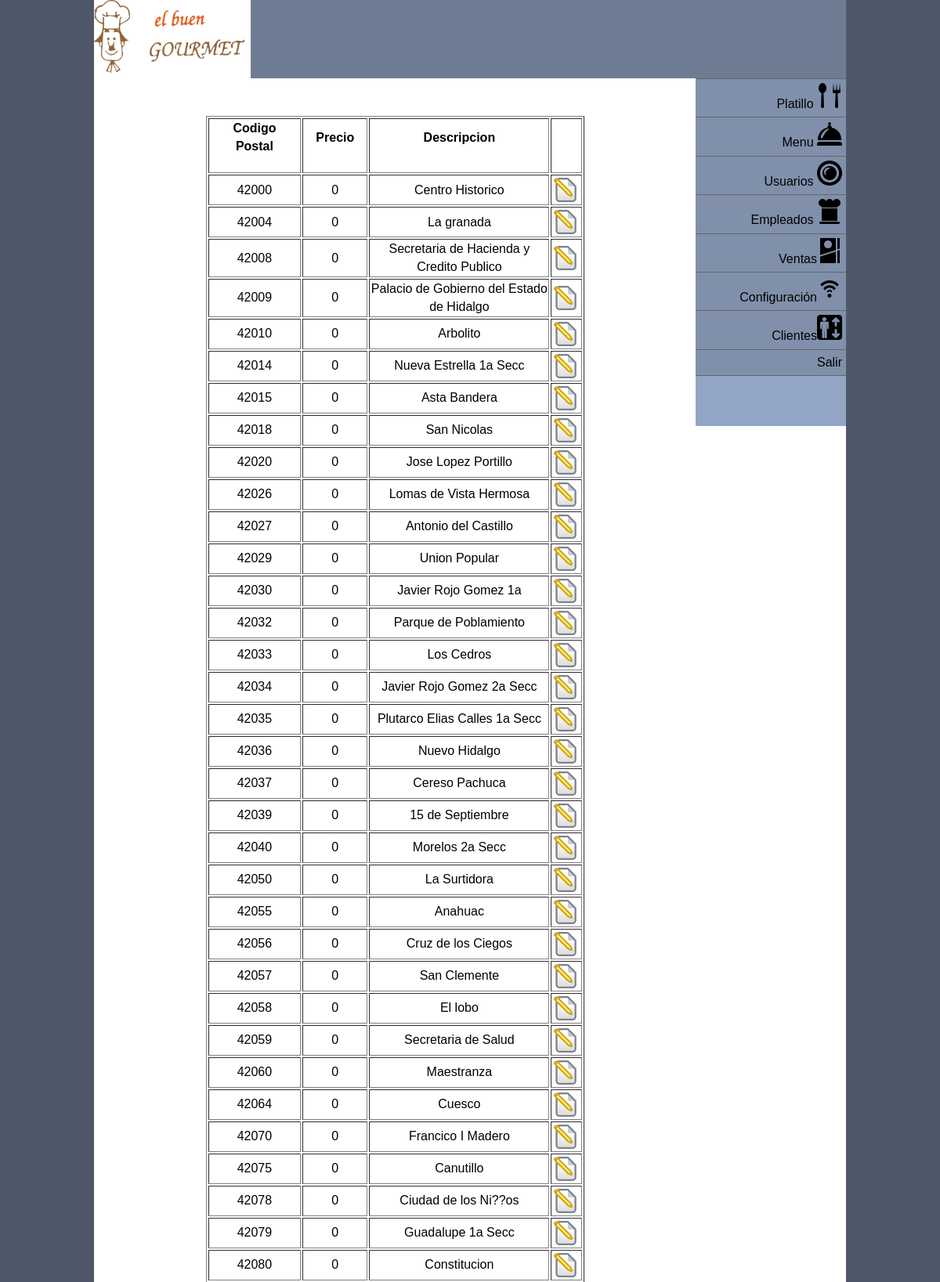
The app's page /System/Templates/Cod_pos/Ver_cp.php (signed in, upper part) with its own data.
### tables this page shows
CREATE TABLE `cat_cp` (
  `cp` varchar(10) NOT NULL,
  `precio` double NOT NULL,
  `descripcion` varchar(225) DEFAULT NULL,
  PRIMARY KEY (`cp`)
);

### System/Templates/Cod_pos/Ver_cp.php (the view, shortened to what this page needs)
<?php require_once('../../Connections/COnexionGourmet.php'); ?>
<?php
$query_cp = "SELECT * FROM cat_cp";
$cp = mysql_query($query_cp, $COnexionGourmet) or die(mysql_error());
$row_cp = mysql_fetch_assoc($cp);
?>
<!DOCTYPE html PUBLIC "-//W3C//DTD XHTML 1.0 Transitional//EN" "http://www.w3.org/TR/xhtml1/DTD/xhtml1-transitional.dtd">
<html xmlns="http://www.w3.org/1999/xhtml">
<head>
</head>
<body>
<div class="container">
  <div class="header"><a href="../../menuAdmin.php"><img src="../../Img/logox.jpg" width="200" height="100" /></a></div>
  <div class="sidebar1">
    <div align="right">
      <ul class="nav">
        <li><a href="../../MenuPlatillo.php">Platillo <img src="../../Img/icons/spoon-fork.png" width="32" height="32" /></a></li>
        <li><a href="../../Menumenu.php">Menu <img src="../../Img/icons/bell.png" width="32" height="32" /></a></li>
        <li><a href="../../menu%20usuarios.php">Usuarios <img src="../../Img/icons/plate.png" width="32" height="32" /></a></li>
        <li><a href="../../menu%20empleado.php">Empleados <img src="../../Img/icons/chef-hat.png" width="32" height="32" /></a></li>
        <li><a href="../../menuVentas.php">Ventas<img src="../../Img/icons/menu-card.png" width="32" height="32" alt="Administrar ventas" /></a></li>
        <li><a href="../../menuConfiguracion.php">Configuración<img src="../../Img/icons/wifi.png" width="32" height="32" /></a></li>
        <li><a href="../../Menu%20Clientes.php">Clientes<img src="../../Img/icons/lift.png" width="32" height="32" alt="clientes" /></a></li>
        <li><a href="../../Loging.php">Salir</a></li>
      </ul>
    </div>
    <p align="right">&nbsp;</p>
  </div>
  <div class="content">
    <p>&nbsp;</p>
    <div align="center">
      <table width="483" border="1">
        <tr>
          <td><div align="center">
            <h4>Codigo Postal</h4>
          </div></td>
          <td><div align="center">
            <h4>Precio</h4>
          </div></td>
          <td><div align="center">
            <h4>Descripcion</h4>
          </div></td>
          <td><div align="center"></div></td>
        </tr>
        <?php do { ?>
          <tr>
            <td><div align="center"><?php echo $row_cp['cp']; ?></div></td>
            <td><div align="center"><?php echo $row_cp['precio']; ?></div></td>
            <td><div align="center"><?php echo $row_cp['descripcion']; ?></div></td>
            <td><div align="center"><a href="editar.php?cp=<?php echo $row_cp['cp']?>"><img src="../../Img/modif.png" width="35" height="35" /></a></div></td>
          </tr>
          <?php } while ($row_cp = mysql_fetch_assoc($cp)); ?>
      </table>
    </div>
  </div>
  </div>
</body>
</html>

### System/Templates/Cod_pos/Ver_cp.php (style rules this page uses)
ul, ol, dl { padding: 0; margin: 0; }
h1, h2, h3, h4, h5, h6, p { margin-top: 0; padding-right: 15px; padding-left: 15px; }
a img { border: none; }
a:link { color: #414958; }
.container { width: 80%; max-width: 1260px; min-width: 780px; background-color: #FFF; margin: 0 auto; }
.header { background-color: #6F7D94; }
.sidebar1 { float: right; width: 20%; background-color: #93A5C4; padding-bottom: 10px; }
.content { padding: 10px 0; width: 80%; float: right; }
ul.nav { list-style: none; border-top: 1px solid #666; margin-bottom: 15px; }
ul.nav li { border-bottom: 1px solid #666; }
ul.nav a, ul.nav a:visited { padding: 5px 5px 5px 15px; display: block; text-decoration: none; background-color: #8090AB; color: #000; }

### records on screen
cat_cp: cp "42000", precio "0", descripcion "Centro Historico"
cat_cp: cp "42004", precio "0", descripcion "La granada"
cat_cp: cp "42008", precio "0", descripcion "Secretaria de Hacienda y Credito Publico"
cat_cp: cp "42009", precio "0", descripcion "Palacio de Gobierno del Estado de Hidalgo"
cat_cp: cp "42010", precio "0", descripcion "Arbolito"
cat_cp: cp "42014", precio "0", descripcion "Nueva Estrella 1a Secc"
cat_cp: cp "42015", precio "0", descripcion "Asta Bandera"
cat_cp: cp "42018", precio "0", descripcion "San Nicolas"
cat_cp: cp "42020", precio "0", descripcion "Jose Lopez Portillo"
cat_cp: cp "42026", precio "0", descripcion "Lomas de Vista Hermosa"
cat_cp: cp "42027", precio "0", descripcion "Antonio del Castillo"
cat_cp: cp "42029", precio "0", descripcion "Union Popular"
cat_cp: cp "42030", precio "0", descripcion "Javier Rojo Gomez 1a"
cat_cp: cp "42032", precio "0", descripcion "Parque de Poblamiento"
cat_cp: cp "42033", precio "0", descripcion "Los Cedros"
cat_cp: cp "42034", precio "0", descripcion "Javier Rojo Gomez 2a Secc"
cat_cp: cp "42035", precio "0", descripcion "Plutarco Elias Calles 1a Secc"
cat_cp: cp "42036", precio "0", descripcion "Nuevo Hidalgo"
cat_cp: cp "42037", precio "0", descripcion "Cereso Pachuca"
cat_cp: cp "42039", precio "0", descripcion "15 de Septiembre"
cat_cp: cp "42040", precio "0", descripcion "Morelos 2a Secc"
cat_cp: cp "42050", precio "0", descripcion "La Surtidora"
cat_cp: cp "42055", precio "0", descripcion "Anahuac"
cat_cp: cp "42056", precio "0", descripcion "Cruz de los Ciegos"
cat_cp: cp "42057", precio "0", descripcion "San Clemente"
cat_cp: cp "42058", precio "0", descripcion "El lobo"
cat_cp: cp "42059", precio "0", descripcion "Secretaria de Salud"
cat_cp: cp "42060", precio "0", descripcion "Maestranza"
cat_cp: cp "42064", precio "0", descripcion "Cuesco"
cat_cp: cp "42070", precio "0", descripcion "Francico I Madero"
cat_cp: cp "42075", precio "0", descripcion "Canutillo"
cat_cp: cp "42078", precio "0", descripcion "Ciudad de los Ni??os"
cat_cp: cp "42079", precio "0", descripcion "Guadalupe 1a Secc"
cat_cp: cp "42080", precio "0", descripcion "Constitucion"
